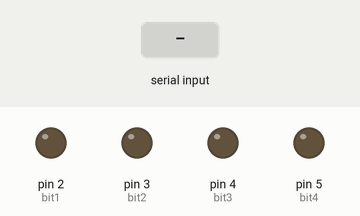
This sketch was run on a simulated Arduino Uno, built with avr-gcc and run on an emulated ATmega328P. Parts: output pins drawn as LEDs (lit = HIGH). The inputs (shaded band) are chosen by the test bench. What the sketch prints to the serial monitor is not drawn.

Above: at 1.2 s.
1.3 s: "5\n" received over Serial
At 1.9 s:
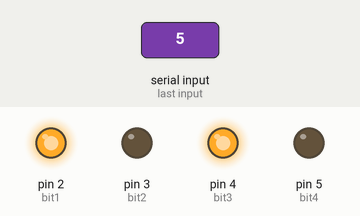
Timing chart, 0 to 7.8 s (numbered marks = the images above; inputs shaded):
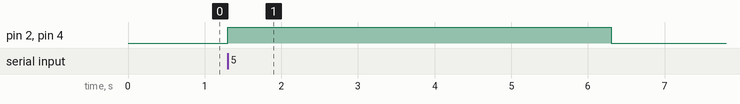

The sketch:

4BitBaseTenToBinary.ino
```cpp
const int bit4 = 5;
const int bit3 = 4;
const int bit2 = 3;
const int bit1 = 2;
int userNum;

void setup() {
  // put your setup code here, to run once:

  Serial.begin(9600);
  Serial.setTimeout(5000);

  for(int i = 2; i<=5; i++){
    pinMode(i, OUTPUT);
  }

}

void loop() {
  // put your main code here, to run repeatedly:

  Serial.println("Enter a base ten number 0-15: ");

  while(Serial.available() == 0){}

  String input = Serial.readStringUntil('\n');
  input.trim();

  if(input.length() == 0 || !isInteger(input)){
    Serial.println("This is not an integer");
    return;
  }

  userNum = constrain(input.toInt(), 0, 15);

  if(userNum & 8) digitalWrite(bit4, HIGH);
  if(userNum & 4) digitalWrite(bit3, HIGH);
  if(userNum & 2) digitalWrite(bit2, HIGH);
  if(userNum & 1) digitalWrite(bit1, HIGH);

  delay(5000);

  for(int i = 2; i<=5; i++) digitalWrite(i, LOW);


}

bool isInteger(String s){
  for(int i = 0; i < s.length(); i++){
    if(!isDigit(s.charAt(i))) return false;
  }

  return true;
}
```

Measured:
- after the input at 1.3 s, pin 2 (bit1), pin 4 (bit3): LOW → HIGH at once, → LOW 5.0 s later
